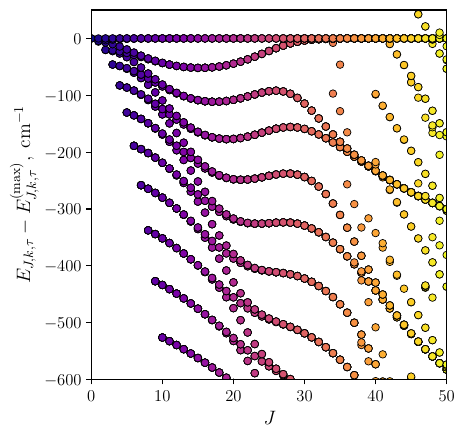

Write Python code to recreate this figure.
import matplotlib.pyplot as plt
from matplotlib import cm
import matplotlib

matplotlib.rc("font", **{"family": "sans-serif", "sans-serif": ["Helvetica"]})
matplotlib.rc("text", usetex=True)

if __name__ == "__main__":

    fig, ax = plt.subplots()

    with open("cluster_states_plot_pmax24.txt", "r") as fl:
        for line in fl:
            w = line.split()
            j = int(w[0])
            e = [float(ww) for ww in w[1:]]
            ax.scatter(
                [j for _ in range(len(e))],
                e,
                s=30,
                edgecolors="black",
                linewidths=0.5,
                color=cm.plasma(j / 50),
            )

    ax.set_aspect(0.08)
    ax.set_xlabel("$J$", fontsize=14)
    ax.set_ylabel("$E_{J,k,\\tau}-E_{J,k,\\tau}^{\\rm (max)},~{\\rm cm}^{-1}$", fontsize=14)
    ax.set_ylim([-600, 50])
    ax.set_xlim([0, 50])
    plt.tick_params(axis='both', which='major', labelsize=12)
    plt.savefig('cluster_states_plot.pdf', format='pdf', dpi=300, bbox_inches='tight')
    plt.show()
